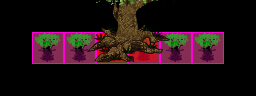

Rendered tile map (Tiled .tmx) drawn with the repository's tilesets; below, a short description and the map source with its tile grids summarised:
An orthogonal 8x3 tile map with 32x32 px tiles, 6 tile layers (RuleRegions, ruleSet, ruleNotSet, ruleNotSet, ...), 4 tilesets.

<map version="1.0" orientation="orthogonal" width="8" height="3" tilewidth="32" tileheight="32">
 <tileset firstgid="1" name="Collision" tilewidth="32" tileheight="32">
  <image source="../../graphics/tiles/collision.png" width="64" height="32" />
 </tileset>
 <tileset firstgid="3" name="set_rules" tilewidth="32" tileheight="32">
  <image source="../../graphics/tiles/set_rules.png" width="64" height="64" />
 </tileset>
 <tileset firstgid="7" name="set_hlw" tilewidth="32" tileheight="32">
  <image source="../../graphics/tiles/set_hlw.png" width="256" height="128" />
 </tileset>
 <tileset firstgid="39" name="arvores_x5" tilewidth="32" tileheight="160">
  <image source="../../graphics/tiles/hlw_arvores_x5.png" width="480" height="480" />
 </tileset>
 <layer name="RuleRegions" width="8" height="3">
  <data>[24 cells, 6 non-empty, 1 distinct tile ids]</data>
 </layer>
 <layer name="ruleSet" width="8" height="3">
  <data>[24 cells, 1 non-empty, 1 distinct tile ids]</data>
 </layer>
 <layer name="ruleNotSet" width="8" height="3" opacity="0.51">
  <data>[24 cells, 5 non-empty, 1 distinct tile ids]</data>
 </layer>
 <layer name="ruleNotSet" width="8" height="3" opacity="0.51">
  <data>[24 cells, 5 non-empty, 1 distinct tile ids]</data>
 </layer>
 <layer name="rule1_Collision" width="8" height="3">
  <data>[24 cells, 4 non-empty, 2 distinct tile ids]</data>
 </layer>
 <layer name="rule1_Fringe" width="8" height="3">
  <data>[24 cells, 4 non-empty, 4 distinct tile ids]</data>
 </layer>
</map>
